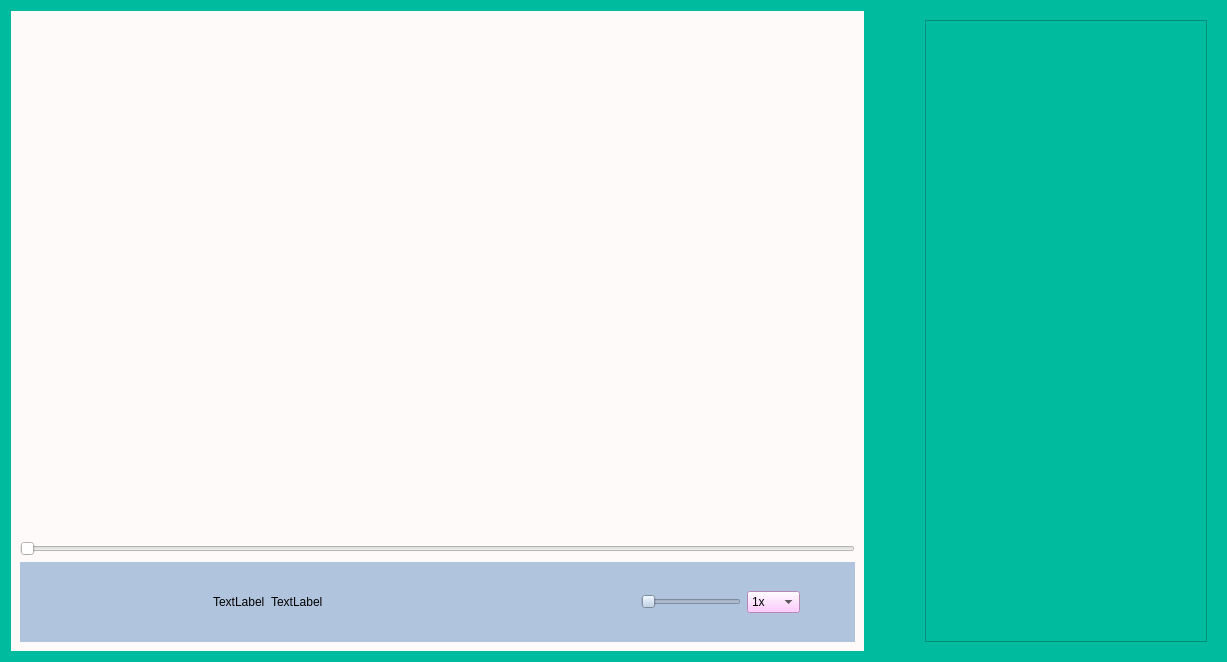
<?xml version="1.0" encoding="UTF-8"?>
<ui version="4.0">
 <class>Widget</class>
 <widget class="QWidget" name="Widget">
  <property name="geometry">
   <rect>
    <x>0</x>
    <y>0</y>
    <width>1227</width>
    <height>662</height>
   </rect>
  </property>
  <property name="minimumSize">
   <size>
    <width>800</width>
    <height>600</height>
   </size>
  </property>
  <property name="focusPolicy">
   <enum>Qt::StrongFocus</enum>
  </property>
  <property name="windowTitle">
   <string>Widget</string>
  </property>
  <property name="styleSheet">
   <string notr="true">background-color: rgb(0,187,158) ; color: rgb(0,0,0) ;
</string>
  </property>
  <layout class="QGridLayout" name="gridLayout_3">
   <item row="0" column="4">
    <widget class="QWidget" name="playList" native="true">
     <property name="maximumSize">
      <size>
       <width>300</width>
       <height>16777215</height>
      </size>
     </property>
     <layout class="QVBoxLayout" name="verticalLayout">
      <item>
       <widget class="QScrollArea" name="scrollArea">
        <property name="widgetResizable">
         <bool>true</bool>
        </property>
        <widget class="QWidget" name="scrollAreaWidgetContents">
         <property name="geometry">
          <rect>
           <x>0</x>
           <y>0</y>
           <width>259</width>
           <height>616</height>
          </rect>
         </property>
         <layout class="QGridLayout" name="gridLayout_4">
          <item row="0" column="0">
           <widget class="QWidget" name="gridWidget" native="true">
            <layout class="QGridLayout" name="gridLayout_2">
             <item row="0" column="0">
              <widget class="QWidget" name="listWidget" native="true"/>
             </item>
            </layout>
           </widget>
          </item>
         </layout>
        </widget>
       </widget>
      </item>
     </layout>
    </widget>
   </item>
   <item row="0" column="0">
    <layout class="QVBoxLayout" name="verticalLayout_2">
     <item>
      <widget class="QWidget" name="playwidget" native="true">
       <property name="minimumSize">
        <size>
         <width>100</width>
         <height>100</height>
        </size>
       </property>
       <property name="styleSheet">
        <string notr="true">background-color: rgb(255, 250, 250) ; color: rgb(0,0,0) ;</string>
       </property>
       <layout class="QGridLayout" name="gridLayout">
        <item row="7" column="0">
         <widget class="QWidget" name="bottomwidget" native="true">
          <property name="maximumSize">
           <size>
            <width>16777215</width>
            <height>80</height>
           </size>
          </property>
          <property name="styleSheet">
           <string notr="true">background-color: rgb(176,196,222);</string>
          </property>
          <layout class="QHBoxLayout" name="horizontalLayout">
           <item>
            <widget class="QPushButton" name="backward">
             <property name="maximumSize">
              <size>
               <width>100</width>
               <height>50</height>
              </size>
             </property>
             <property name="focusPolicy">
              <enum>Qt::NoFocus</enum>
             </property>
             <property name="text">
              <string/>
             </property>
             <property name="icon">
              <iconset resource="resource.qrc">
               <normaloff>:/icon/backward.png</normaloff>:/icon/backward.png</iconset>
             </property>
             <property name="iconSize">
              <size>
               <width>50</width>
               <height>50</height>
              </size>
             </property>
             <property name="flat">
              <bool>true</bool>
             </property>
            </widget>
           </item>
           <item>
            <widget class="QPushButton" name="pause">
             <property name="maximumSize">
              <size>
               <width>100</width>
               <height>50</height>
              </size>
             </property>
             <property name="focusPolicy">
              <enum>Qt::NoFocus</enum>
             </property>
             <property name="text">
              <string/>
             </property>
             <property name="icon">
              <iconset resource="resource.qrc">
               <normaloff>:/icon/pause.png</normaloff>:/icon/pause.png</iconset>
             </property>
             <property name="iconSize">
              <size>
               <width>50</width>
               <height>50</height>
              </size>
             </property>
             <property name="flat">
              <bool>true</bool>
             </property>
            </widget>
           </item>
           <item>
            <widget class="QPushButton" name="forward">
             <property name="maximumSize">
              <size>
               <width>93</width>
               <height>50</height>
              </size>
             </property>
             <property name="focusPolicy">
              <enum>Qt::NoFocus</enum>
             </property>
             <property name="text">
              <string/>
             </property>
             <property name="icon">
              <iconset resource="resource.qrc">
               <normaloff>:/icon/forward.png</normaloff>:/icon/forward.png</iconset>
             </property>
             <property name="iconSize">
              <size>
               <width>50</width>
               <height>50</height>
              </size>
             </property>
             <property name="flat">
              <bool>true</bool>
             </property>
            </widget>
           </item>
           <item>
            <widget class="QPushButton" name="next">
             <property name="maximumSize">
              <size>
               <width>100</width>
               <height>50</height>
              </size>
             </property>
             <property name="focusPolicy">
              <enum>Qt::NoFocus</enum>
             </property>
             <property name="text">
              <string/>
             </property>
             <property name="icon">
              <iconset resource="resource.qrc">
               <normaloff>:/icon/next.png</normaloff>:/icon/next.png</iconset>
             </property>
             <property name="iconSize">
              <size>
               <width>50</width>
               <height>50</height>
              </size>
             </property>
             <property name="flat">
              <bool>true</bool>
             </property>
            </widget>
           </item>
           <item>
            <widget class="QLabel" name="time">
             <property name="text">
              <string>TextLabel</string>
             </property>
            </widget>
           </item>
           <item>
            <widget class="QLabel" name="endTime">
             <property name="text">
              <string>TextLabel</string>
             </property>
            </widget>
           </item>
           <item>
            <spacer name="horizontalSpacer_2">
             <property name="orientation">
              <enum>Qt::Horizontal</enum>
             </property>
             <property name="sizeHint" stdset="0">
              <size>
               <width>40</width>
               <height>20</height>
              </size>
             </property>
            </spacer>
           </item>
           <item>
            <widget class="QPushButton" name="mute">
             <property name="maximumSize">
              <size>
               <width>100</width>
               <height>50</height>
              </size>
             </property>
             <property name="focusPolicy">
              <enum>Qt::NoFocus</enum>
             </property>
             <property name="text">
              <string/>
             </property>
             <property name="icon">
              <iconset resource="resource.qrc">
               <normaloff>:/icon/volumeHigh.png</normaloff>:/icon/volumeHigh.png</iconset>
             </property>
             <property name="iconSize">
              <size>
               <width>50</width>
               <height>50</height>
              </size>
             </property>
             <property name="flat">
              <bool>true</bool>
             </property>
            </widget>
           </item>
           <item>
            <widget class="QSlider" name="volumeslider">
             <property name="maximumSize">
              <size>
               <width>100</width>
               <height>16777215</height>
              </size>
             </property>
             <property name="focusPolicy">
              <enum>Qt::NoFocus</enum>
             </property>
             <property name="orientation">
              <enum>Qt::Horizontal</enum>
             </property>
            </widget>
           </item>
           <item>
            <widget class="QComboBox" name="comboBox">
             <property name="styleSheet">
              <string notr="true">background-color: rgb(255, 187, 255);</string>
             </property>
             <property name="iconSize">
              <size>
               <width>35</width>
               <height>33</height>
              </size>
             </property>
             <item>
              <property name="text">
               <string>1x</string>
              </property>
              <property name="icon">
               <iconset>
                <normaloff>:/Resources/ui_icons/fastforward.png</normaloff>
                <normalon>:/icon/fastforward.png</normalon>:/Resources/ui_icons/fastforward.png</iconset>
              </property>
             </item>
             <item>
              <property name="text">
               <string>2x</string>
              </property>
              <property name="icon">
               <iconset>
                <normaloff>:/Resources/ui_icons/speedup.png</normaloff>
                <normalon>:/icon/speedup.png</normalon>:/Resources/ui_icons/speedup.png</iconset>
              </property>
             </item>
             <item>
              <property name="text">
               <string>4x</string>
              </property>
              <property name="icon">
               <iconset>
                <normaloff>:/Resources/ui_icons/speedup.png</normaloff>
                <normalon>:/icon/speedup.png</normalon>:/Resources/ui_icons/speedup.png</iconset>
              </property>
             </item>
             <item>
              <property name="text">
               <string>0.5x</string>
              </property>
              <property name="icon">
               <iconset>
                <normaloff>:/Resources/ui_icons/speedup.png</normaloff>
                <normalon>:/icon/speedup.png</normalon>:/Resources/ui_icons/speedup.png</iconset>
              </property>
             </item>
            </widget>
           </item>
           <item>
            <widget class="QPushButton" name="fullscreen">
             <property name="maximumSize">
              <size>
               <width>100</width>
               <height>50</height>
              </size>
             </property>
             <property name="focusPolicy">
              <enum>Qt::NoFocus</enum>
             </property>
             <property name="text">
              <string/>
             </property>
             <property name="icon">
              <iconset resource="resource.qrc">
               <normaloff>:/icon/full-screen.png</normaloff>:/icon/full-screen.png</iconset>
             </property>
             <property name="iconSize">
              <size>
               <width>50</width>
               <height>50</height>
              </size>
             </property>
             <property name="flat">
              <bool>true</bool>
             </property>
            </widget>
           </item>
          </layout>
         </widget>
        </item>
        <item row="2" column="0">
         <widget class="VideoWidget" name="videoWidget" native="true"/>
        </item>
        <item row="5" column="0">
         <widget class="QSlider" name="playerslider">
          <property name="focusPolicy">
           <enum>Qt::NoFocus</enum>
          </property>
          <property name="orientation">
           <enum>Qt::Horizontal</enum>
          </property>
         </widget>
        </item>
        <item row="0" column="0">
         <widget class="QWidget" name="horizontalWidget_2" native="true">
          <property name="maximumSize">
           <size>
            <width>10000</width>
            <height>61</height>
           </size>
          </property>
          <layout class="QHBoxLayout" name="horizontalLayout_2">
           <item>
            <widget class="QPushButton" name="open">
             <property name="minimumSize">
              <size>
               <width>0</width>
               <height>0</height>
              </size>
             </property>
             <property name="maximumSize">
              <size>
               <width>50</width>
               <height>50</height>
              </size>
             </property>
             <property name="focusPolicy">
              <enum>Qt::NoFocus</enum>
             </property>
             <property name="styleSheet">
              <string notr="true">background-image: url(:/211791_pause_icon.png);</string>
             </property>
             <property name="text">
              <string/>
             </property>
             <property name="icon">
              <iconset resource="resource.qrc">
               <normaloff>:/icon/folderOpen.png</normaloff>:/icon/folderOpen.png</iconset>
             </property>
             <property name="iconSize">
              <size>
               <width>40</width>
               <height>40</height>
              </size>
             </property>
             <property name="flat">
              <bool>true</bool>
             </property>
            </widget>
           </item>
           <item>
            <widget class="QPushButton" name="pushButton">
             <property name="maximumSize">
              <size>
               <width>50</width>
               <height>16777215</height>
              </size>
             </property>
             <property name="text">
              <string/>
             </property>
             <property name="icon">
              <iconset resource="resource.qrc">
               <normaloff>:/icon/file1.png</normaloff>:/icon/file1.png</iconset>
             </property>
             <property name="iconSize">
              <size>
               <width>40</width>
               <height>40</height>
              </size>
             </property>
             <property name="flat">
              <bool>true</bool>
             </property>
            </widget>
           </item>
           <item>
            <widget class="QPushButton" name="pushButton_2">
             <property name="maximumSize">
              <size>
               <width>50</width>
               <height>16777215</height>
              </size>
             </property>
             <property name="text">
              <string/>
             </property>
             <property name="icon">
              <iconset resource="resource.qrc">
               <normaloff>:/icon/setting.png</normaloff>:/icon/setting.png</iconset>
             </property>
             <property name="iconSize">
              <size>
               <width>40</width>
               <height>40</height>
              </size>
             </property>
             <property name="flat">
              <bool>true</bool>
             </property>
            </widget>
           </item>
           <item>
            <widget class="QWidget" name="verticalWidget" native="true">
             <property name="maximumSize">
              <size>
               <width>16777215</width>
               <height>16777215</height>
              </size>
             </property>
             <layout class="QVBoxLayout" name="verticalLayout_3"/>
            </widget>
           </item>
          </layout>
         </widget>
        </item>
       </layout>
      </widget>
     </item>
    </layout>
   </item>
   <item row="0" column="1">
    <layout class="QVBoxLayout" name="verticalLayout_4">
     <item>
      <widget class="QPushButton" name="pushButton_3">
       <property name="maximumSize">
        <size>
         <width>50</width>
         <height>50</height>
        </size>
       </property>
       <property name="layoutDirection">
        <enum>Qt::RightToLeft</enum>
       </property>
       <property name="text">
        <string/>
       </property>
       <property name="icon">
        <iconset resource="resource.qrc">
         <normaloff>:/icon/Theme.png</normaloff>:/icon/Theme.png</iconset>
       </property>
       <property name="iconSize">
        <size>
         <width>40</width>
         <height>40</height>
        </size>
       </property>
       <property name="flat">
        <bool>true</bool>
       </property>
      </widget>
     </item>
     <item>
      <spacer name="verticalSpacer">
       <property name="orientation">
        <enum>Qt::Vertical</enum>
       </property>
       <property name="sizeHint" stdset="0">
        <size>
         <width>40</width>
         <height>100</height>
        </size>
       </property>
      </spacer>
     </item>
     <item>
      <widget class="QPushButton" name="pushButton_4">
       <property name="maximumSize">
        <size>
         <width>50</width>
         <height>50</height>
        </size>
       </property>
       <property name="text">
        <string/>
       </property>
       <property name="icon">
        <iconset resource="resource.qrc">
         <normaloff>:/icon/spread.png</normaloff>:/icon/spread.png</iconset>
       </property>
       <property name="iconSize">
        <size>
         <width>40</width>
         <height>40</height>
        </size>
       </property>
       <property name="flat">
        <bool>true</bool>
       </property>
      </widget>
     </item>
     <item>
      <spacer name="verticalSpacer_2">
       <property name="orientation">
        <enum>Qt::Vertical</enum>
       </property>
       <property name="sizeHint" stdset="0">
        <size>
         <width>20</width>
         <height>40</height>
        </size>
       </property>
      </spacer>
     </item>
    </layout>
   </item>
  </layout>
 </widget>
 <customwidgets>
  <customwidget>
   <class>VideoWidget</class>
   <extends>QWidget</extends>
   <header location="global">videowidget.h</header>
   <container>1</container>
  </customwidget>
 </customwidgets>
 <resources>
  <include location="resource.qrc"/>
 </resources>
 <connections/>
</ui>
